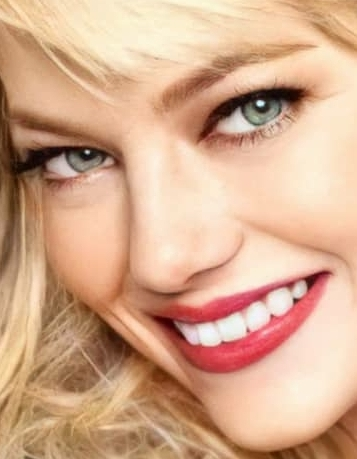
#> input picture 1.jpg, 357 x 459 px
$ python rubikify_cli.py   (older library calls are emulated)
#> lines starting #> are read from the running program, lines starting #| are printed output that depends on the picture
import PIL as p
import PIL.ImageTk as ptk
from PIL import Image, ImageDraw, ImageEnhance, ImageFont
import random

# output width in pixels
width = 87
palette = [255, 255, 255, 255, 255, 0, 255, 165, 0, 255, 0, 0, 0, 0, 255]
#palette = [98, 52, 18, 255, 255, 0, 255, 165, 0, 255, 0, 0, 0, 0, 255]

# initial brightness and contrast
b = 0
c = 0


def initialise():

	# resizes 1.jpg to width, maintaing aspect ratio, creates img_in
	global img_in
	print('open file 1.jpg')
	img_in = p.Image.open('1.jpg')
#> img_in is the input picture: PIL image 357x459 RGB; mean R, G, B 212.6, 170, 140.5

	print('resizing')
	wpercent = (int(width) / float(img_in.size[0]))
#> wpercent = 0.244
	hsize = int((float(img_in.size[1]) * float(wpercent)))
#> hsize = 111
	img_in = img_in.resize((int(width), hsize), p.Image.ANTIALIAS)
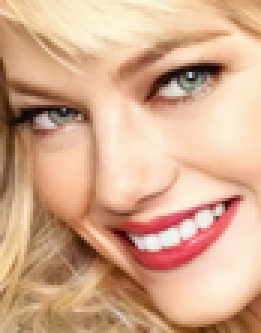
#> img_in: PIL image 87x111 RGB (shown 3 times larger); mean R, G, B 212.6, 170, 140.5


def set_bri_cont(b, c):
	# sets the brightness and contrast acording to arguments, then converts to grey
	global img_out
	img_out = img_in
	print('init bri {} / con {}'.format(b, c))

	enhancerb = ImageEnhance.Brightness(img_out)
	img_out = enhancerb.enhance(b)
	enhancerc = ImageEnhance.Contrast(img_out)
	img_out = enhancerc.enhance(c)

	print('convert to greyscale')
	img_out = img_out.convert('L')


def rubikify(img_out):
	# reduces to 5 colours
	print('reducing palette')
	img_out = img_out.convert('P', palette=Image.ADAPTIVE, colors=5)
	print('apply portrait palette')
	img_out.putpalette(palette)
	return img_out


def grid(img):

	def add_text(img, offset, bps):
		print('label function commence')
		xsize, ysize = img.size

		fnt = ImageFont.truetype('font.ttf', 35)							#set the font

		d=ImageDraw.Draw(img)
		alph = 'ABCDEFGHIJKLMNOPQRSTUVWXYZABCDEFGHIJKLMNOPQRSTUVWXYZ'		#The column label
		numcount = 1														#The row label

		for x, al in zip(range(0, img.size[0] - (offset + bps), 72), alph):    #set the range starting from offset + plus a bit to make the text fit in the middle of the grid marking
			d.text((x + bps, (offset * 0.5)), al, font=fnt, fill='red')

		for y in range(round(img.size[1] + 0.5 * bps), offset, -72):
			d.text((round(xsize - (offset * 0.5)), round(y - (offset *0.4))), str(numcount), font=fnt, fill=(255,0,0,255))
			numcount += 1

		del fnt
		#img.show()
		#img.save('txtimg.png')
		return img

	print('grid function commence')
	global grid_save

	bps = 24   #big pixel size

	img = img.resize(((img.size[0] * bps), (img.size[1] * bps)), p.Image.ANTIALIAS)
	img = img.convert('RGB')
	print('grid resize x - ' + str(img.size[0]) + ' y - ' + str(img.size[1]))

	xinc = int(img.size[0] / 144)  #increment for grid spacing (to maintain the cube grid when img enlarged)
	yinc = int(img.size[1] / 144)

	offset = round(img.size[1] * 0.072)		#create white image to paste under img
	x1= round(img.size[0] + offset)			#get the offset value for white space
	y1= round(img.size[1] + offset)
	new_background = (255,255,255)


	txtimg= Image.new('RGB', (x1, y1), new_background)
	txtimg.paste(img, (0, offset))			#paste img to white image

	img = txtimg

	xsize = int(img.size[0])
	ysize = int(img.size[1])

	draw = ImageDraw.Draw(img)

	for x in range(0, ((2 * xinc) +2)):					#y line
		draw.line(((x * 72), 0, (x * 72), ysize), fill='black', width=4)

	img = img.rotate(180)				#rotate before lines drawn because I can't figure out how to keep grid on whole cubes
	draw = ImageDraw.Draw(img)

	for y in range(0, ((2 * yinc) +2)):				#x line
		draw.line((0, (y * 72), xsize, (y * 72)), fill='black', width=4)

	img = img.rotate(180)

	grid_save = img

	#img.save('grid.png')
	#img.show()
	img_out = add_text(img, offset, bps)
	del draw 												#enlarges image and overlays grid in 9x9 panels
	return img_out

initialise()

for i in range(20):

	b += 0.1
	c = 0

	for a in range(20):

		c += 0.1

		set_bri_cont(b, c)
		img_out = rubikify(img_out)
		img_out = grid(img_out)

#> (the run stopped early here; a loop or call above may not have finished)
